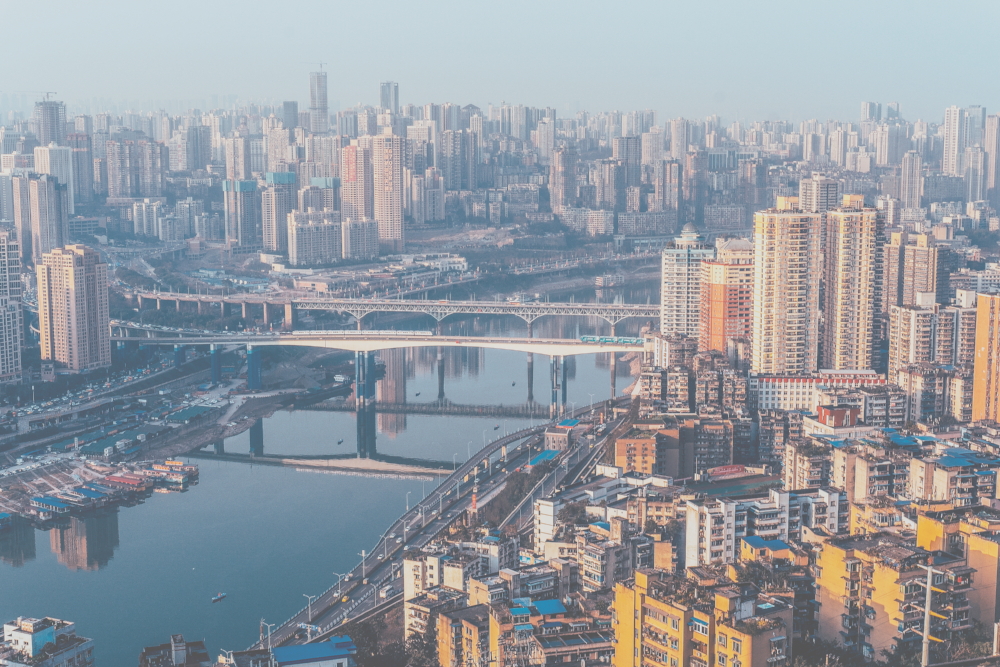
#> input picture hw1_DCP/images/img_raw/city.jpg, 1000 x 667 px; its folder holds only this picture in this run
$ python haze_remove.py   (older library calls are emulated)
#> lines starting #> are read from the running program, lines starting #| are printed output that depends on the picture
# -*- coding: utf-8 -*-
# @Time    : 2024/4/22 16:23
# @Author  : 纪冠州
# @File    : haze_remove.py
# @Software: PyCharm
# @Comment : haze remove

import os
import cv2
import numpy as np
from tqdm import tqdm
from numpy.lib import stride_tricks
from scipy.ndimage import minimum_filter
from scipy.sparse import coo_matrix, identity, lil_matrix
from scipy.sparse.linalg import cg, spsolve

patch_size = 15
brightest_ratio = 0.001
w = 0.95
eps = 1e-7
win_len = 3
lbd = 1e-4
t0 = 0.1


def dark_channel(img):
    """
    calculate the dark channel of the input image
    :param img: 3-dim numpy matrix with input image
    :return: 2-dim numpy matrix with input image's dark channel
    """
    return minimum_filter(np.min(img, axis=2), patch_size)


def estimate_A(imgO, imgD):
    """
    estimate the atmospheric light
    :param imgO: 3-dim numpy matrix with input image
    :param imgD: 2-dim numpy matrix with input image's dark channel
    :return: atmospheric light
    """
    brightest_num = int(brightest_ratio * imgD.size)
    max_indices = np.argpartition(imgD.flatten(), -brightest_num)[-brightest_num:]
    max_indices = np.unravel_index(max_indices, imgD.shape)
    max_indices = list(zip(*max_indices))

    gray = cv2.cvtColor(img, cv2.COLOR_BGR2GRAY)
    max_area = [gray[each] for each in max_indices]
    brightest_pixel_index = max_indices[np.argmax(max_area)]
    brightest_pixel = imgO[brightest_pixel_index]

    return brightest_pixel


def estimate_t(imgO, A):
    """
    estimate the transmission map
    :param imgO: 3-dim numpy matrix with input image
    :param A: atmospheric light
    :return: transmission map
    """
    t = 1 - w * dark_channel(imgO / A)
    return t


# [79 lines left out: functions _rolling_block, compute_laplacian, estimate_t_with_soft_matting, not called in this run]


def Guidedfilter(img_gray, p, r):
    mean_I = cv2.boxFilter(img_gray, cv2.CV_64F, (r, r))
    mean_p = cv2.boxFilter(p, cv2.CV_64F, (r, r))
    mean_Ip = cv2.boxFilter(img_gray * p, cv2.CV_64F, (r, r))
    cov_Ip = mean_Ip - mean_I * mean_p

    mean_II = cv2.boxFilter(img_gray * img_gray, cv2.CV_64F, (r, r))
    var_I = mean_II - mean_I * mean_I

    a = cov_Ip / (var_I + eps)
    b = mean_p - a * mean_I

    mean_a = cv2.boxFilter(a, cv2.CV_64F, (r, r))
    mean_b = cv2.boxFilter(b, cv2.CV_64F, (r, r))

    q = mean_a * img_gray + mean_b
    return q


def TransmissionRefine(im, et):
    gray = cv2.cvtColor(im, cv2.COLOR_BGR2GRAY)
    gray = np.float64(gray) / 255
    r = 60
    t = Guidedfilter(gray, et, r)

    return t


def recovering_scene(imgO, t, A):
    """
    recover the scene
    :param imgO: 3-dim numpy matrix with input image
    :param t: transmission map
    :param A: atmospheric light
    :return: recovered scene
    """
    t_new = np.repeat(cv2.max(t, t0)[:, :, np.newaxis], 3, axis=2)
    A_new = np.ones(imgO.shape) * A.reshape((1, 1, 3))
    J = (imgO - A_new) / t_new + A_new
    return J


if __name__ == '__main__':
    img_path = './images/img_raw'
    dark_path = './images/img_dark'
    t_path = './images/img_t'
    dehaze_path = './images/img_dehaze'
    imgs = os.listdir(img_path)
    for each in imgs:
        print(each)
        img = cv2.imread(img_path + "/" + each)
#> img is the input picture: shape (667, 1000, 3); mean B, G, R 161.8, 154.5, 148.7

        img_dark = dark_channel(img)
#> in dark_channel, `return minimum_filter(np.min(img, axis=2), patch_size)`:
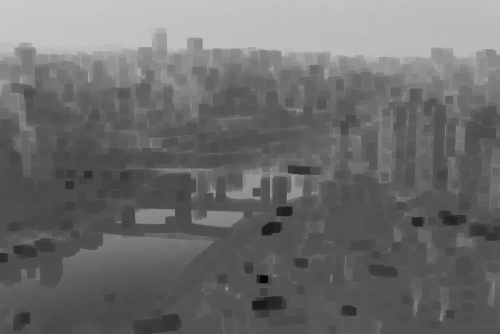
#> returned value: shape (667, 1000) (shown at 1/2 size); min 6, max 204, mean 109.1
        cv2.imwrite(dark_path + '/' + each.split('.')[0] + '_dark.jpg', img_dark)

        A = estimate_A(img, img_dark)
#> in estimate_A, `max_indices = np.argpartition(imgD.flatten(), -brightest_num)[-brighte..`: max_indices = 667 values, max 18002 at index 601, min 0 at index 666, mean 5861.5
#> in estimate_A, `max_indices = np.unravel_index(max_indices, imgD.shape)`: max_indices = 667 positions, rows 0 to 18, columns 0 to 197
#> in estimate_A, `max_indices = list(zip(*max_indices))`: max_indices = 667 pairs, first value 0 to 18, second value 0 to 197
#> in estimate_A, `gray = cv2.cvtColor(img, cv2.COLOR_BGR2GRAY)`:
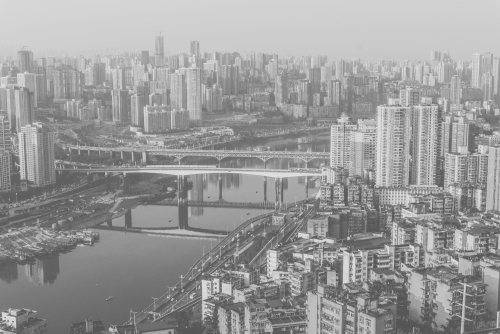
#> gray: shape (667, 1000) (shown at 1/2 size); min 84, max 224, mean 153.6
#> in estimate_A, `max_area = [gray[each] for each in max_indices]`: max_area = 667 values, max 217 at index 365, min 212 at index 174, mean 214.4
#> in estimate_A, `brightest_pixel_index = max_indices[np.argmax(max_area)]`: brightest_pixel_index = (2, 7)
#> in estimate_A, `brightest_pixel = imgO[brightest_pixel_index]`: brightest_pixel = [226, 220, 209]
#> A = [226, 220, 209]

        t1 = estimate_t(img, A)
        cv2.imwrite(t_path + '/' + each.split('.')[0] + '_t1.jpg', t1 * 255)
        J1 = recovering_scene(img, t1, A)
        cv2.imwrite(dehaze_path + '/' + each.split('.')[0] + '_t1_dehaze.jpg', J1)

        # t2 = estimate_t_with_soft_matting(img, t1, A)
        t2 = TransmissionRefine(img, t1)
#> in Guidedfilter, `var_I = mean_II - mean_I * mean_I`:
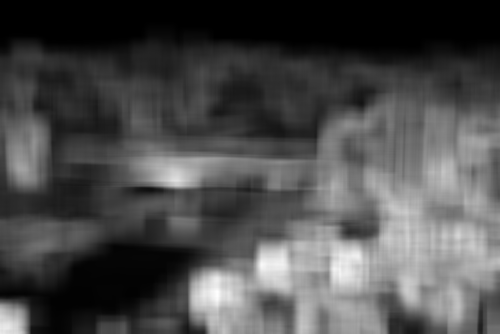
#> var_I: shape (667, 1000) float64 (shown at 1/2 size); min 8.08e-06, max 0.0316, mean 0.00951; drawn with min black and max white
#> in Guidedfilter, `mean_a = cv2.boxFilter(a, cv2.CV_64F, (r, r))`:
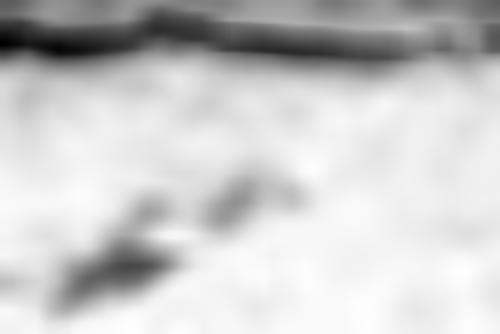
#> mean_a: shape (667, 1000) float64 (shown at 1/2 size); min -1.89, max 0.0174, mean -0.371; drawn with min black and max white
#> in Guidedfilter, `mean_b = cv2.boxFilter(b, cv2.CV_64F, (r, r))`:
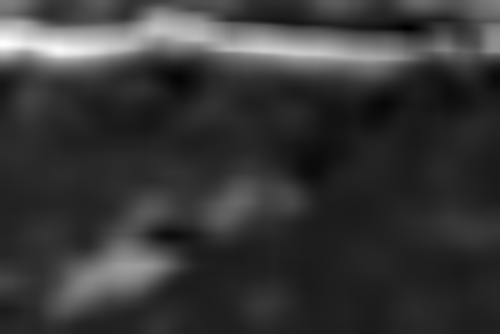
#> mean_b: shape (667, 1000) float64 (shown at 1/2 size); min 0.507, max 1.69, mean 0.765; drawn with min black and max white
        cv2.imwrite(t_path + '/' + each.split('.')[0] + '_t2.jpg', t2 * 255)
        J2 = recovering_scene(img, t2, A)
#> in recovering_scene (call 2), `J = (imgO - A_new) / t_new + A_new`:
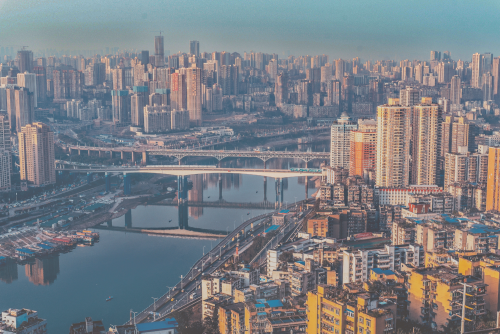
#> J: shape (667, 1000, 3) float64 (shown at 1/2 size); mean B, G, R 110.4, 101.5, 95.5; drawn with min black and max white
        cv2.imwrite(dehaze_path + '/' + each.split('.')[0] + '_t2_dehaze.jpg', J2)
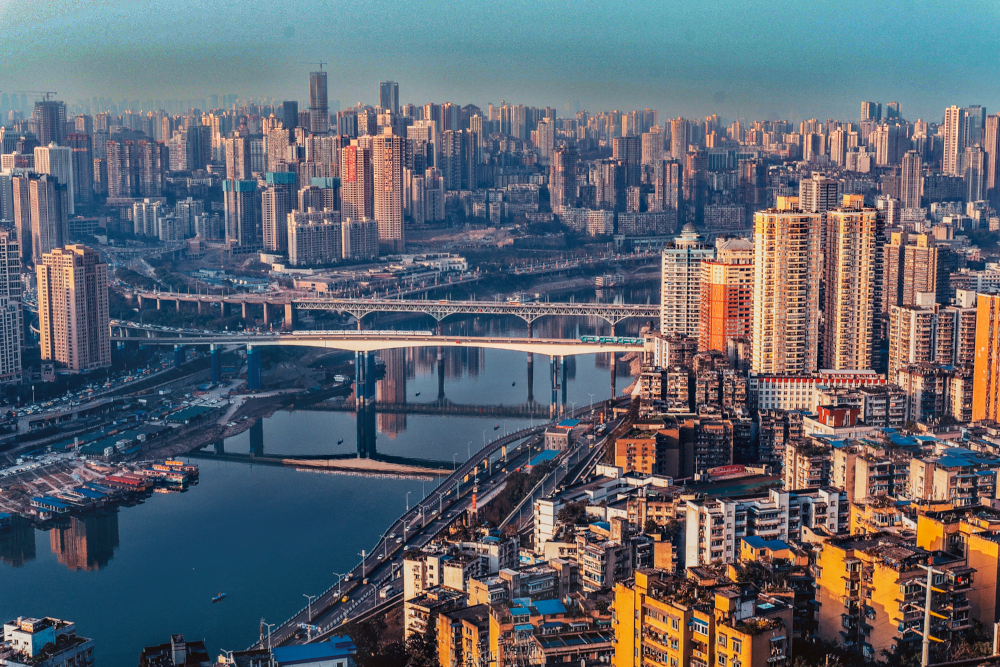
#> saved as city_t2_dehaze.jpg: shape (667, 1000, 3); mean B, G, R 110.4, 101.5, 95.5

        # cv2.imshow('origin1', J1.astype(np.uint8))
        # cv2.imshow('origin2', J2.astype(np.uint8))
        # cv2.waitKey(0)

"""
def calc_coordinates(x, w):
    return x // w, x % w


def calc_Laplacian(img):
    eps = 1e-7
    r = int(win_len / 2)

    img_h, img_w, img_d = img.shape
    img_N = img_h * img_w

    img_w_mean = np.zeros((img_h, img_w, 3))
    img_w_cov = np.zeros((img_h, img_w, 3, 3))
    with tqdm(total=(img_h - 2) * (img_w - 2)) as pbar:
        pbar.set_description('mean and cov calc')
        for i in range(r, img_h - r):
            for j in range(r, img_w - r):
                w = img[i - r:i + r + 1, j - r:j + r + 1]
                img_w_mean[i, j] = np.mean(w, axis=(0, 1))
                img_w_cov[i, j] = np.cov(w.reshape(9, 3).T)
                pbar.update(1)

    L_row = []
    L_col = []
    L_val = []

    with tqdm(total=img_N ** 2) as pbar:
        pbar.set_description('Laplacian calc')

        for L_i in range(img_N):
            for L_j in range(img_N):
                i = calc_coordinates(L_i, img_w)
                j = calc_coordinates(L_j, img_w)

                Kronecker_delta = 1 if L_i == L_j else 0

                if abs(i[0] - j[0]) < win_len and abs(i[1] - j[1]) < win_len:
                    r_i = win_len - abs(i[0] - j[0]) - 1
                    r_j = win_len - abs(i[1] - j[1]) - 1
                    # print(i[0], j[0])

                    w_is = [t for t in range(max(min(i[0], j[0]) - r_i, 1), min(max(i[0], j[0]) + r_i + 1, img_h - 1))]
                    w_js = [t for t in range(max(min(i[1], j[1]) - r_j, 1), min(max(i[1], j[1]) + r_j + 1, img_w - 1))]
                    # print(w_is, w_js)

                    L_row.append(L_i)
                    L_col.append(L_j)
                    L_val_tmp = 0

                    for w_i in w_is:
                        for w_j in w_js:
                            L_val_tmp += Kronecker_delta - (
                                    1 + (img[i[0], i[1]] - img_w_mean[w_i, w_j]).T @ np.linalg.inv(
                                img_w_cov[w_i, w_j] - np.eye(3) * eps / win_len ** 2) @ (
                                            img[j[0], j[1]] - img_w_mean[w_i, w_j])) / win_len ** 2

                    L_val.append(L_val_tmp)

                pbar.update(1)

        Laplacian = coo_matrix((L_val, (L_row, L_col)), shape=(img_N, img_N), dtype=np.float32)

    return Laplacian
"""

$ run again, on hw1_DCP/images/img_raw/city2.jpg
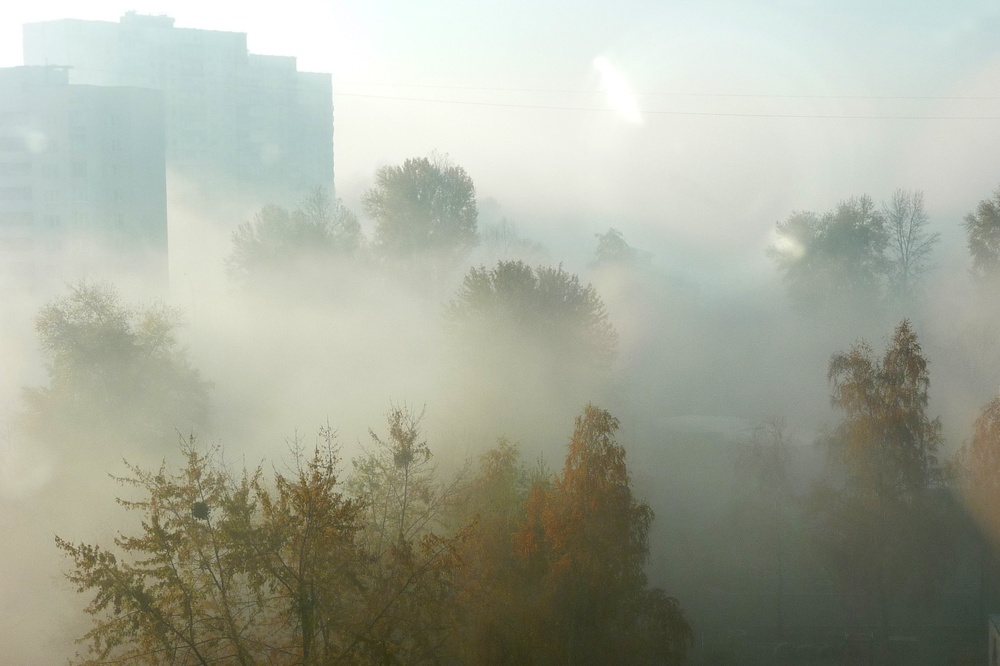
#> input picture hw1_DCP/images/img_raw/city2.jpg, 1000 x 666 px, shrunk from 2047 x 1363 before the run
#> img is the input picture: shape (666, 1000, 3); mean B, G, R 155.2, 169.9, 166.4
#> in dark_channel, `return minimum_filter(np.min(img, axis=2), patch_size)`:
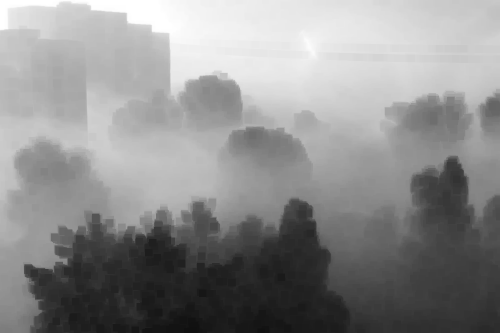
#> returned value: shape (666, 1000) (shown at 1/2 size); min 16, max 255, mean 141.1
#> in estimate_A, `max_indices = np.argpartition(imgD.flatten(), -brightest_num)[-brighte..`: max_indices = 666 values, max 35302 at index 221, min 0 at index 665, mean 19962.7
#> in estimate_A, `max_indices = np.unravel_index(max_indices, imgD.shape)`: max_indices = 666 positions, rows 0 to 35, columns 0 to 328
#> in estimate_A, `max_indices = list(zip(*max_indices))`: max_indices = 666 pairs, first value 0 to 35, second value 0 to 328
#> max_area = 666 values from 255 to 255
#> brightest_pixel_index = (31, 266)
#> brightest_pixel = [255, 255, 255]
#> A_new: shape (666, 1000, 3) float64; every value is 255
#> in recovering_scene (call 2), `J = (imgO - A_new) / t_new + A_new`:
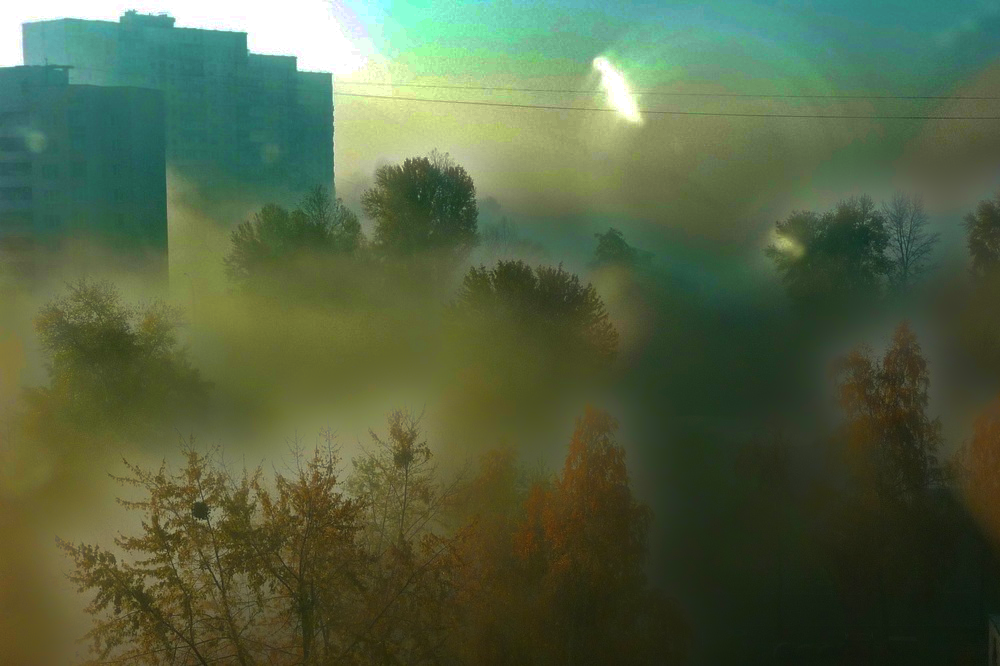
#> J: shape (666, 1000, 3) float64; mean B, G, R 64.3, 96.4, 81; drawn with min black and max white

$ run again, on hw1_DCP/images/img_raw/forest1.jpg
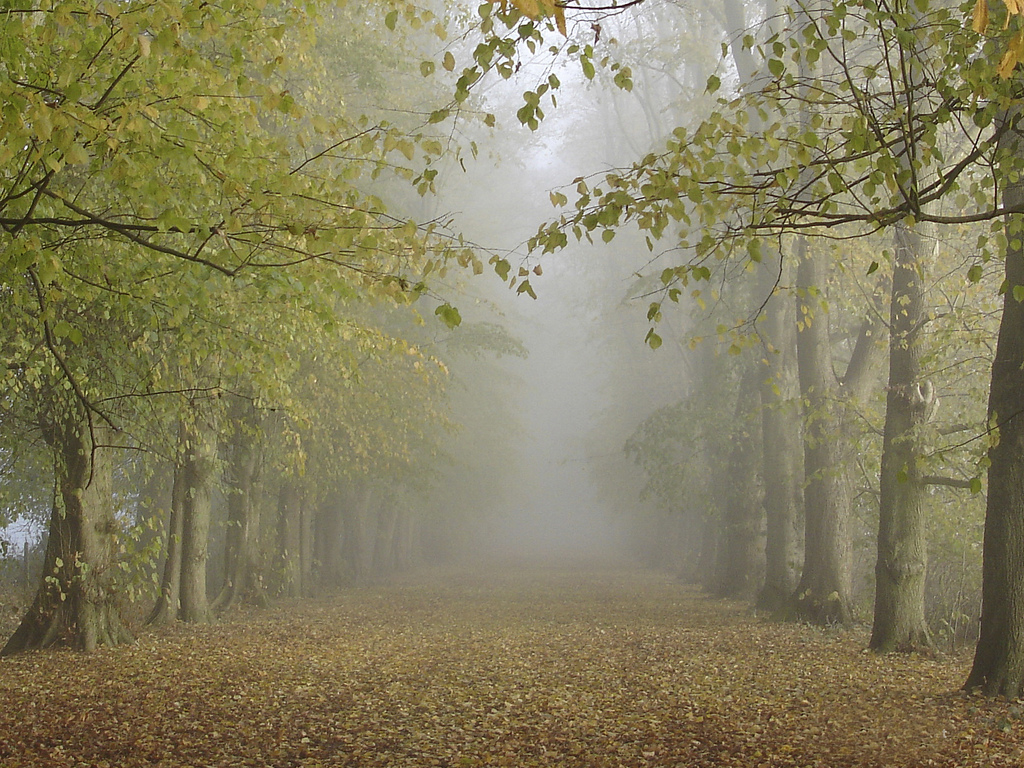
#> input picture hw1_DCP/images/img_raw/forest1.jpg, 1024 x 768 px
#> img is the input picture: shape (768, 1024, 3); mean B, G, R 94.7, 127.1, 133.5
#> in estimate_A, `max_indices = np.argpartition(imgD.flatten(), -brightest_num)[-brighte..`: max_indices = 786 values, max 175663 at index 489, min 64021 at index 359, mean 124044.5
#> in estimate_A, `max_indices = np.unravel_index(max_indices, imgD.shape)`: max_indices = 786 positions, rows 62 to 171, columns 506 to 583
#> in estimate_A, `max_indices = list(zip(*max_indices))`: max_indices = 786 pairs, first value 62 to 171, second value 506 to 583
#> in estimate_A, `gray = cv2.cvtColor(img, cv2.COLOR_BGR2GRAY)`:
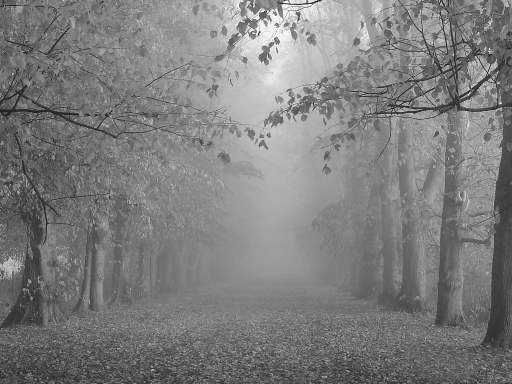
#> gray: shape (768, 1024) (shown at 1/2 size); min 1, max 255, mean 125.3
#> max_area = 786 values, max 248 at index 211, min 204 at index 40, mean 224
#> brightest_pixel_index = (65, 535)
#> brightest_pixel = [253, 248, 245]
#> in recovering_scene (call 2), `J = (imgO - A_new) / t_new + A_new`:
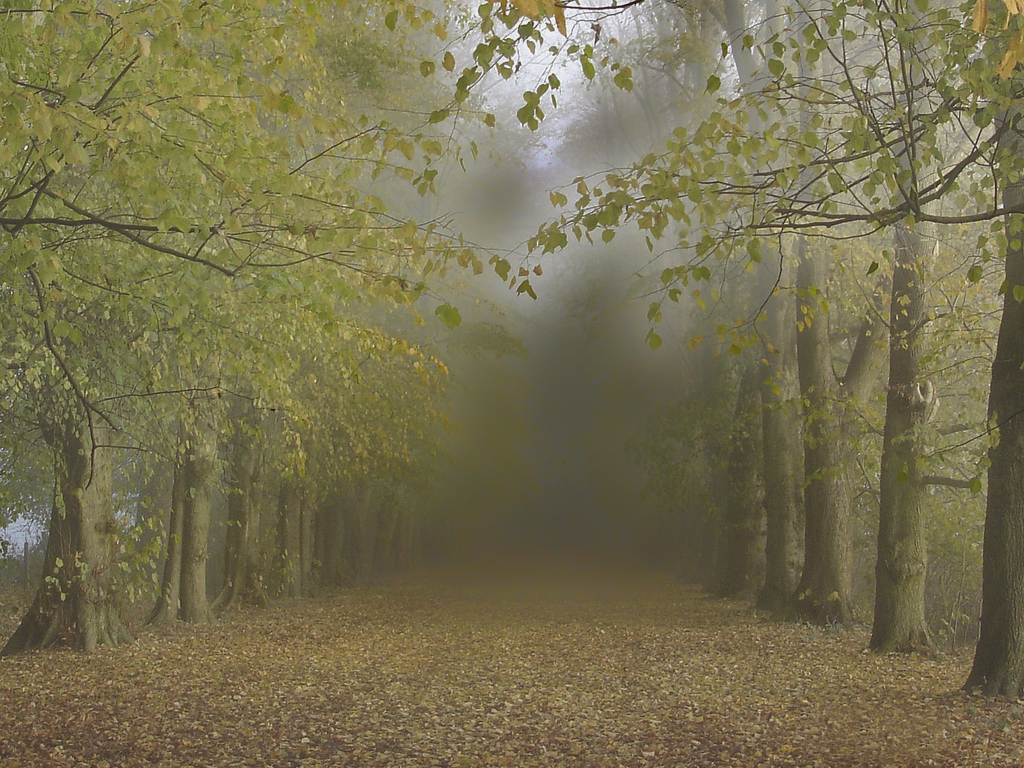
#> J: shape (768, 1024, 3) float64; mean B, G, R 58.1, 97.9, 106.2; drawn with min black and max white
